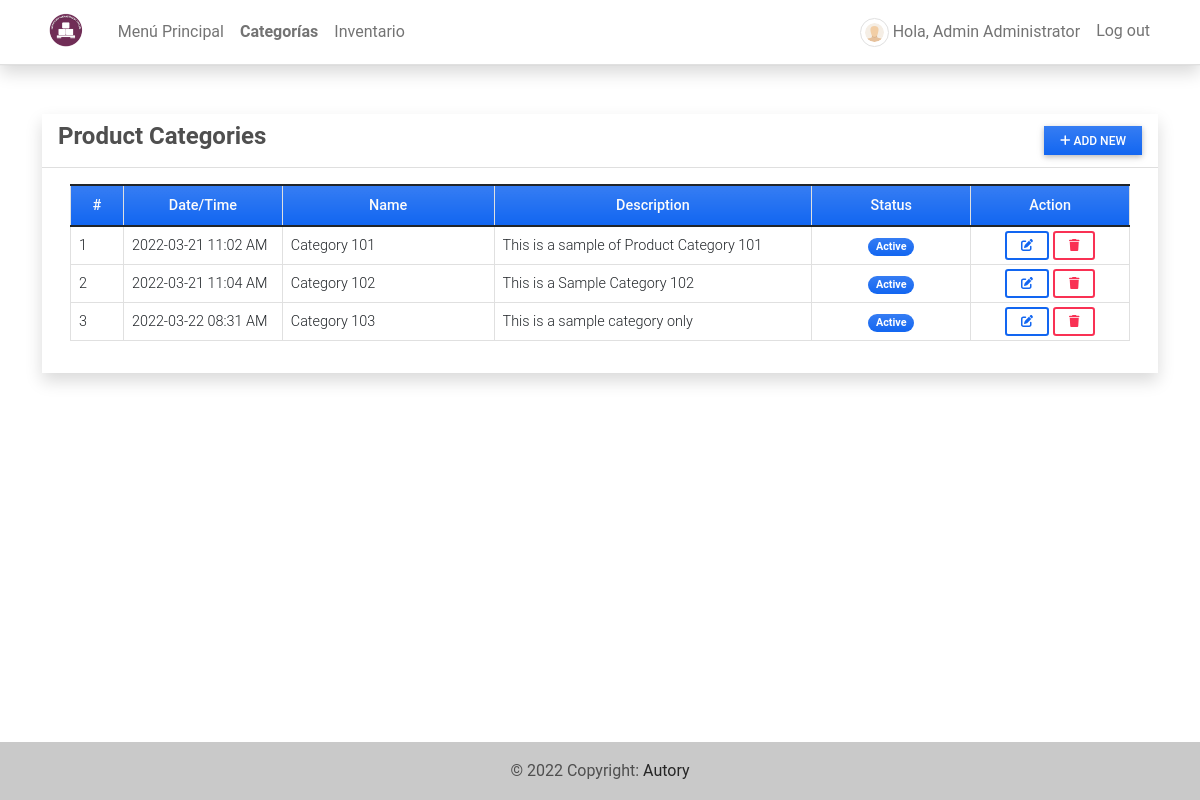
Screenshot of /category (signed in) with the database file from the repository.
### imsApp/models.py (models this page shows, shortened)
class Category(models.Model):
    name = models.CharField(max_length=250)
    description = models.TextField()
    status = models.CharField(max_length=2, choices=(('1','Active'),('2','Inactive')), default=1)
    date_created = models.DateTimeField(default=timezone.now)
    date_updated = models.DateTimeField(auto_now=True)

### imsApp/views.py (the view)
# urls.py: path('category',views.category_mgt,name='category-page'),
def category_mgt(request):
    context['page_title'] = "Product Categories"
    categories = Category.objects.all()
    context['categories'] = categories
    return render(request, 'category_mgt.html', context)

### imsApp/templates/category_mgt.html (shortened to what this page needs)
{% extends 'base.html' %} {% block pageContent %}
<div class="col-lg-12 col-md-12 col-sm-12 col-xs-12">
    <div class="card card-default rounded-0 shadow ">
        <div class="card-header">
            <div class="d-flex w-100 align-items-center justify-content-between">
                <h4 class="card-title fw-bold">Product Categories</h4>
                <div class="tools">
                    <button type="button" class="btn btn-primary rounded-0 bg-gradient btn-sm" id='add_new'><i class="fa fa-plus"></i> Add New</button>
                </div>
            </div>
        </div>
        <div class="card-body">
            <div class="container-fluid">
                <table class="table table-bordered" id="category-list">
                    <colgroup>
                        <col width="5%">
                        <col width="15%">
                        <col width="20%">
                        <col width="30%">
                        <col width="15%">
                        <col width="15%">
                    </colgroup>
                    <thead>
                        <tr class="bg-gradient bg-primary bg-opacity-50 text-light">
                            <th class="px-2 py-2 text-center">#</th>
                            <th class="px-2 py-2 text-center">Date/Time</th>
                            <th class="px-2 py-2 text-center">Name</th>
                            <th class="px-2 py-2 text-center">Description</th>
                            <th class="px-2 py-2 text-center">Status</th>
                            <th class="px-2 py-2 text-center">Action</th>
                        </tr>
                    </thead>
                    <tbody>
                        {% for category in categories %}
                        <tr>
                            <td class="px-2 py-1 align-middle">{{ forloop.counter }}</td>
                            <td class="px-2 py-1 align-middle">{{ category.date_created|date:"Y-m-d h:i A" }}</td>
                            <td class="px-2 py-1 align-middle">{{ category.name }}</td>
                            <td class="px-2 py-1 align-middle">
                                <p class="m-0 text-truncate">{{ category.description }}</p>
                            </td>
                            <td class="px-1 py-1 align-middle text-center">
                                {% if category.status == '1' %}
                                <span class="badge bg-primary bg-gradient rounded-pill px-2">Active</span> {% else %}
                                <span class="badge bg-secondary bg-gradient rounded-pill px-2">Inactive</span> {% endif %}
                            </td>
                            <td class="px-2 py-1 align-middle text-center">
                                <a class="btn btn-outline-primary btn-sm edit-data" href="javascript:void(0)" data-id="{{ category.pk }}" title="Edit">
                                    <i class="fa fa-edit"></i>
                                </a>
                                <button class="btn btn-outline-danger btn-sm delete-data" type="button" data-id="{{ category.pk }}" title="Delete">
                                    <i class="fa fa-trash"></i>
                                </button>
                            </td>
                        </tr>
                        {% endfor %}
                    </tbody>
                </table>
            </div>
        </div>
    </div>
</div>
{% endblock pageContent %}

### imsApp/templates/topNavigation.html (shortened to what this page needs)
{% load static %}
<header>
    <nav class="navbar navbar-expand-lg navbar-light bg-white fixed-top shadow border-bottom">
        <div class="container">
            <a class="navbar-brand" target="_blank" href="{% url 'home-page' %}">
                <img src="{{ MEDIA_URL }}/default/logo.png" height="16" alt="{{ MEDIA_URL }}" loading="lazy" style="margin-top: -3px;" />
            </a>
            <div class="collapse navbar-collapse" id="navbarExample01">
                <ul class="navbar-nav me-auto mb-2 mb-lg-0" id="topNav">
                    {% if user.id %}
                    <li class="nav-item">
                        <a class="nav-link" aria-current="page" href="{% url 'home-page' %}">Menú Principal</a>
                    </li>
                    <li class="nav-item">
                        <a class="nav-link" aria-current="page" href="{% url 'category-page' %}">Categorías</a>
                    </li>
                    <li class="nav-item">
                        <a class="nav-link" aria-current="page" href="{% url 'inventory-page' %}">Inventario</a>
                    </li>
                    {% endif %}
                </ul>
                <ul class="navbar-nav d-flex flex-row">
                    {% if user.id %} {% if user.profile.user_type == 1 %} {% endif %}
                    <li class="nav-item me-3 me-lg-0">
                        <a class="nav-link" href="{% url 'profile' %}">
                            <span class="me-1"><img src="{{ MEDIA_URL }}/default/default-avatar.png" alt="User Avatar" id="user-avatar" class="img-thumbnail rounded-circle"></span>Hola, {{ user.first_name }} {{user.last_name}}
                        </a>
                    </li>
                    <li class="nav-item me-3 me-lg-0">
                        <a class="nav-link" href="{% url 'logout' %}">Log out</a>
                    </li>
                    {% endif %}
                </ul>
            </div>
        </div>
    </nav>
</header>

### static/assets/default/css/style.css (style rules this page uses)
html, body { height: 100%; width: 100%; max-height: 100%; overflow: auto; display: flex; flex-direction: column; }
body>header { flex-shrink: auto; }
#user-avatar { width: 1.8rem; height: 1.8rem; object-fit: scale-down; object-position: center center; }
.navbar-brand>img { height: 2em; }
.nav-item.active a.nav-link { font-weight: bolder !important; }

### rows the page displays
Category: date_created "2022-03-21 11:02 AM", name "Category 101", description "This is a sample of Product Category 101", status "Active"
Category: date_created "2022-03-21 11:04 AM", name "Category 102", description "This is a Sample Category 102", status "Active"
Category: date_created "2022-03-22 08:31 AM", name "Category 103", description "This is a sample category only", status "Active"

### other values shown
{{ user.first_name }} "Admin"
{{ user.last_name }} "Administrator"
